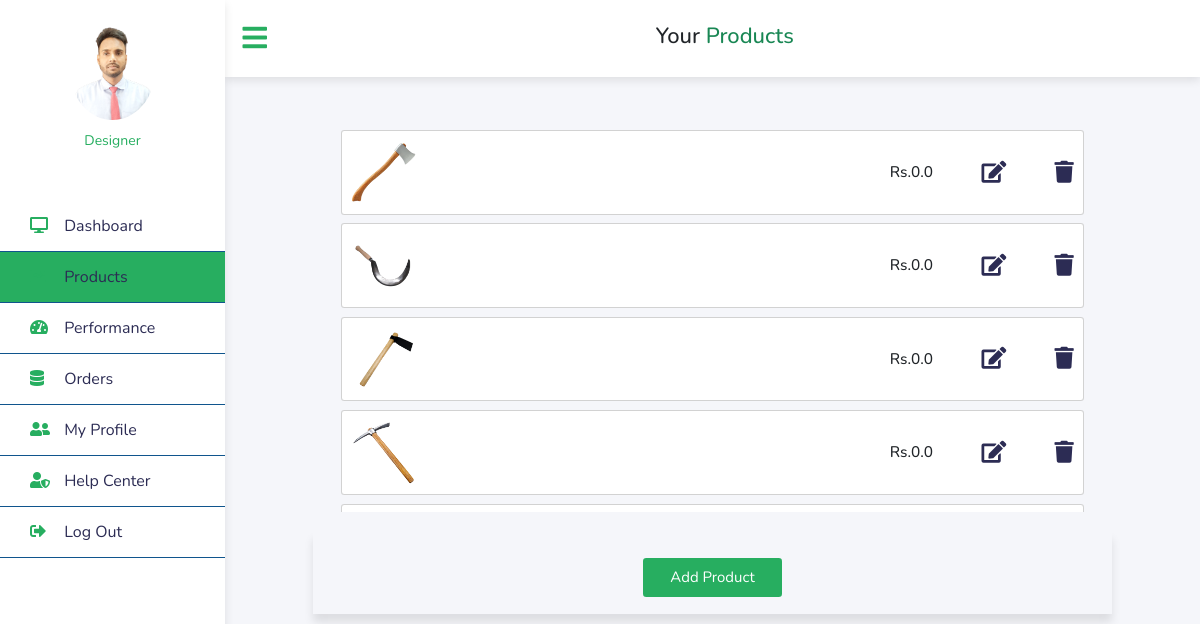
/products/, run on an earlier commit of the app's database.
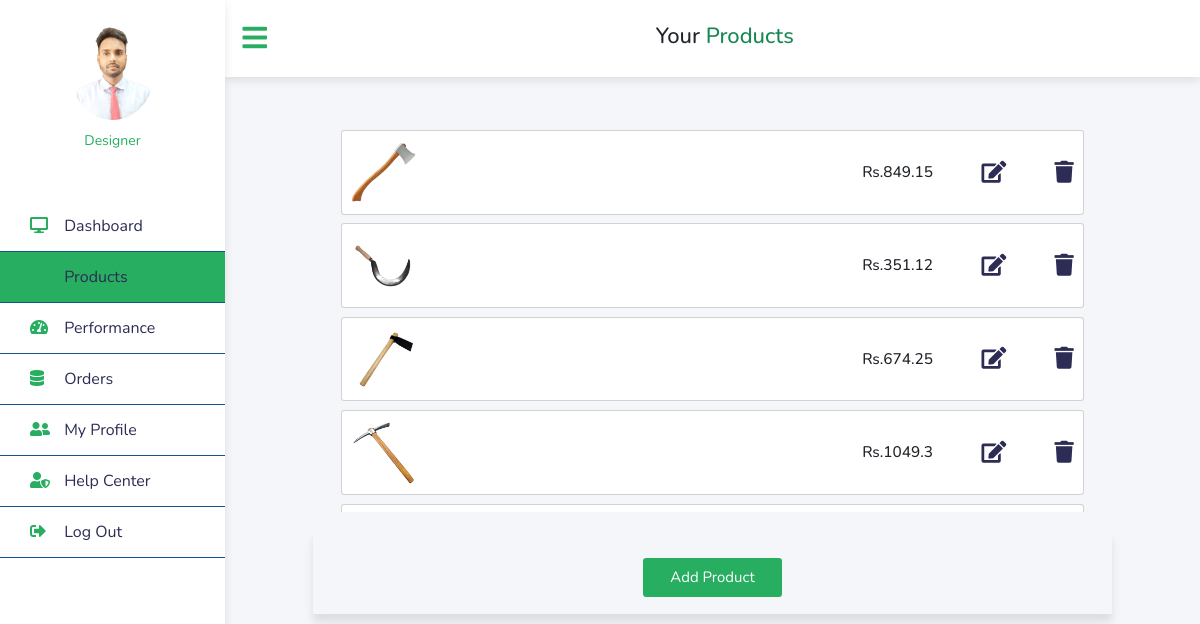
And on a later commit of the database.
### shop/models.py (models this page shows, shortened)
class Product(models.Model):
    title = models.CharField(max_length=100)
    price = models.FloatField(default=0)
    discount = models.IntegerField(default=0)
    discounted_price = models.FloatField(default=0)
    description = models.TextField(blank= True, null=True, unique = True)
    category = models.CharField(max_length=100)
    product_image = models.ImageField(upload_to='static/image/')
    quantity=models.IntegerField(default=1)
    seller = models.CharField(default='NA',max_length=100)
    seller_email = models.CharField(default='NA',max_length=100)
    @property
    def discounted_price(self):
        discount_amount = (self.price * self.discount) / 100
        discounted_price = self.price - discount_amount
        return discounted_price

### seller/views.py (the view)
# urls.py: path('products/', views.products, name='products'),
def products(request):
    productData = Product.objects.all()
    data = {
        'productData': productData
    }
    return render(request,'products.html',data)

### seller/templates/products.html (shortened to what this page needs)
{% extends 'seller_base.html' %} {% load static %} {% block content %}
<div class="top_navbar">
  <div class="col-auto hamburger">
    <a href="#">
      <i class="fas fa-bars"></i>
    </a>
  </div>
  <div class="col text-center">
    <h1 >Your <span class="text-success">Products</span></h1>
  </div>
</div>
<section>
  <div class="row">
    <div class="overflow-scroll" style="max-height: 400px">
      {% for item in productData %}
      <div class="card mb-3">
        <div class="card-body">
          <div class="d-flex justify-content-between">
            <div class="d-flex flex-row align-items-center">
              <div>
                <img
                  src="/{{item.product_image}}"
                  class="img-fluid rounded-3"
                  alt="Shopping item"
                  style="width: 65px"
                />
              </div>
            </div>
            <div class="d-flex align-items-center">
              <div class="price">
                <h3 class="mb-0">Rs.<span>{{item.discounted_price}}</span></h3>
              </div>
              <button type="submit" style="background: white">
                <i class="delete_btn fa fa-edit"></i>
              </button>
              <form action="/seller-delete">
                <button type="submit" style="background: white">
                  <i class="delete_btn fa fa-trash"></i>
                </button>
              </form>
            </div>
          </div>
        </div>
      </div>
      {% endfor %}
    </div>
  </div>
  <div class="heading">
    <a href="{% url 'seller:add-products' %}" class="btn">Add Product</a>
  </div>
</section>
{% endblock %}

What changed in the data, as far as the page shows it:
changed Product (number 1 of 4 on the later page): discounted_price "0.0" → "849.15"
changed Product (number 2 of 4 on the later page): discounted_price "0.0" → "351.12"
changed Product (number 3 of 4 on the later page): discounted_price "0.0" → "674.25"
changed Product (number 4 of 4 on the later page): discounted_price "0.0" → "1049.3"
